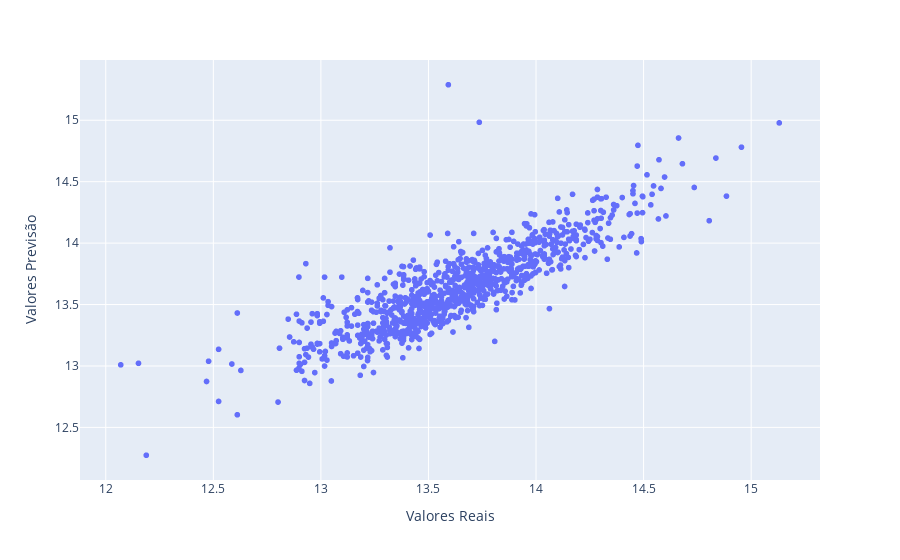

Here is the notebook cell this chart was saved with:
### Code cell
px.scatter(x=y_treino, y=y_pred, labels={"x":"Valores Reais", "y":"Valores Previsão"})

### Figure 1 — Plotly figure (JSON) as saved in the notebook; plotly's stock layout.template omitted (floating-point values rounded to 4 significant figures; data arrays with more than 128 entries replaced by an {"elided": "..."} marker saying what was removed)
{"data": [{"hovertemplate": "Valores Reais=%{x}<br>Valores Previsão=%{y}<extra></extra>", "legendgroup": "", "marker": {"color": "#636efa", "symbol": "circle"}, "mode": "markers", "name": "", "showlegend": false, "type": "scattergl", "x": {"elided": "1022 float values"}, "xaxis": "x", "y": {"elided": "1022 float values"}, "yaxis": "y"}], "layout": {"legend": {"tracegroupgap": 0}, "margin": {"t": 60}, "xaxis": {"anchor": "y", "domain": [0, 1], "title": {"text": "Valores Reais"}}, "yaxis": {"anchor": "x", "domain": [0, 1], "title": {"text": "Valores Previsão"}}}}
